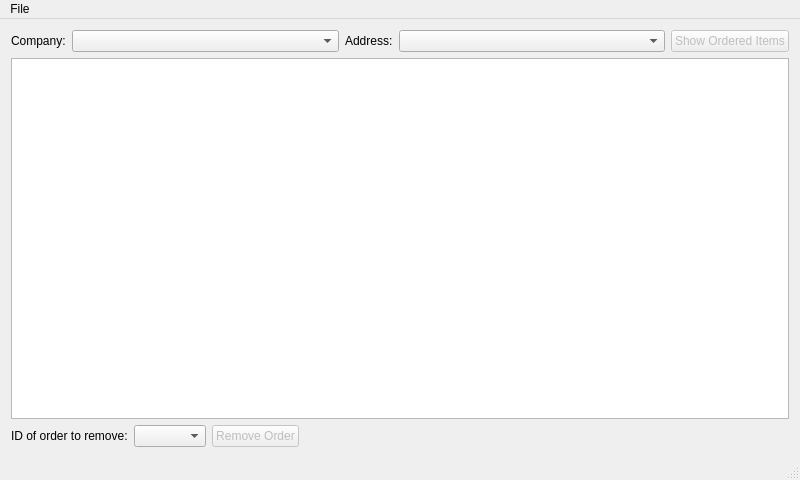
<?xml version="1.0" encoding="UTF-8"?>
<ui version="4.0">
 <class>MainWindow</class>
 <widget class="QMainWindow" name="MainWindow">
  <property name="geometry">
   <rect>
    <x>0</x>
    <y>0</y>
    <width>800</width>
    <height>480</height>
   </rect>
  </property>
  <property name="windowTitle">
   <string>Orders</string>
  </property>
  <widget class="QWidget" name="centralWidget">
   <property name="layoutDirection">
    <enum>Qt::LeftToRight</enum>
   </property>
   <property name="autoFillBackground">
    <bool>false</bool>
   </property>
   <layout class="QVBoxLayout" name="verticalLayout_5">
    <item>
     <layout class="QHBoxLayout" name="horizontalLayout">
      <property name="sizeConstraint">
       <enum>QLayout::SetMinimumSize</enum>
      </property>
      <item>
       <widget class="QLabel" name="labelCompany">
        <property name="sizePolicy">
         <sizepolicy hsizetype="Maximum" vsizetype="Preferred">
          <horstretch>0</horstretch>
          <verstretch>0</verstretch>
         </sizepolicy>
        </property>
        <property name="text">
         <string>Company:</string>
        </property>
       </widget>
      </item>
      <item>
       <widget class="QComboBox" name="comboBoxCompany">
        <property name="enabled">
         <bool>true</bool>
        </property>
       </widget>
      </item>
      <item>
       <widget class="QLabel" name="labelAddress">
        <property name="sizePolicy">
         <sizepolicy hsizetype="Maximum" vsizetype="Preferred">
          <horstretch>0</horstretch>
          <verstretch>0</verstretch>
         </sizepolicy>
        </property>
        <property name="text">
         <string>Address:</string>
        </property>
       </widget>
      </item>
      <item>
       <widget class="QComboBox" name="comboBoxAddress">
        <property name="enabled">
         <bool>true</bool>
        </property>
       </widget>
      </item>
      <item>
       <widget class="QPushButton" name="pushButtonOrderedItems">
        <property name="enabled">
         <bool>false</bool>
        </property>
        <property name="sizePolicy">
         <sizepolicy hsizetype="Maximum" vsizetype="Fixed">
          <horstretch>0</horstretch>
          <verstretch>0</verstretch>
         </sizepolicy>
        </property>
        <property name="text">
         <string>Show Ordered Items</string>
        </property>
       </widget>
      </item>
     </layout>
    </item>
    <item>
     <widget class="QTableView" name="tableView">
      <property name="sizePolicy">
       <sizepolicy hsizetype="Expanding" vsizetype="MinimumExpanding">
        <horstretch>0</horstretch>
        <verstretch>0</verstretch>
       </sizepolicy>
      </property>
      <property name="alternatingRowColors">
       <bool>true</bool>
      </property>
      <property name="sortingEnabled">
       <bool>true</bool>
      </property>
      <attribute name="verticalHeaderShowSortIndicator" stdset="0">
       <bool>true</bool>
      </attribute>
     </widget>
    </item>
    <item>
     <layout class="QHBoxLayout" name="horizontalLayout_2">
      <item>
       <widget class="QLabel" name="labelIdToRemove">
        <property name="text">
         <string>ID of order to remove:</string>
        </property>
       </widget>
      </item>
      <item>
       <widget class="QComboBox" name="comboBoxOrderIDs">
        <property name="sizePolicy">
         <sizepolicy hsizetype="Maximum" vsizetype="Fixed">
          <horstretch>0</horstretch>
          <verstretch>0</verstretch>
         </sizepolicy>
        </property>
       </widget>
      </item>
      <item>
       <widget class="QPushButton" name="pushButtonRemoveOrder">
        <property name="enabled">
         <bool>false</bool>
        </property>
        <property name="text">
         <string>Remove Order</string>
        </property>
       </widget>
      </item>
      <item>
       <spacer name="horizontalSpacer">
        <property name="orientation">
         <enum>Qt::Horizontal</enum>
        </property>
        <property name="sizeType">
         <enum>QSizePolicy::Expanding</enum>
        </property>
        <property name="sizeHint" stdset="0">
         <size>
          <width>40</width>
          <height>20</height>
         </size>
        </property>
       </spacer>
      </item>
     </layout>
    </item>
   </layout>
  </widget>
  <widget class="QMenuBar" name="menuBar">
   <property name="geometry">
    <rect>
     <x>0</x>
     <y>0</y>
     <width>800</width>
     <height>24</height>
    </rect>
   </property>
   <widget class="QMenu" name="menuFile">
    <property name="title">
     <string>File</string>
    </property>
    <addaction name="actionLoad_data"/>
   </widget>
   <addaction name="menuFile"/>
  </widget>
  <widget class="QStatusBar" name="statusBar"/>
  <action name="actionLoad_data">
   <property name="text">
    <string>Load data</string>
   </property>
   <property name="shortcut">
    <string>Ctrl+O</string>
   </property>
  </action>
 </widget>
 <layoutdefault spacing="6" margin="11"/>
 <resources/>
 <connections/>
</ui>
